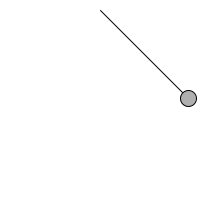
Frame 1 (no input)
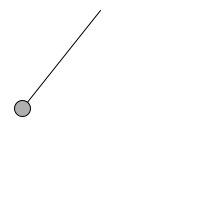
Frame 60 (the mouse pressed at the canvas centre just before this capture)
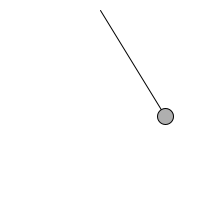
Frame 120 (the mouse held since frame 60 and released just before this capture)

The Processing sketch that drew these frames (run headless with seeded random() and noise(); from frame 60 on, the mouse is pressed at the canvas centre):

// Processing sketch: simple_spring
// ── simple_spring.pde
class Pendulum {
  float length_of_arm;
  float angle; // angle of arm
  float aVelocity; // angle velocity
  float aAcceleration; // angle acceleration
  float damping;
  PVector location;
  PVector origin;
  
  void update() {
    float gravity = 0.4;
    aAcceleration = (-1 * gravity / length_of_arm) * sin(angle);
    aVelocity += aAcceleration;
    angle += aVelocity;
    aVelocity *= damping;
  }
  
  Pendulum(PVector origin_, float length_of_arm_) {
    origin = origin_.get();
    location = new PVector();
    length_of_arm = length_of_arm_;
    angle = PI/4;
    aVelocity = 0.0;
    aAcceleration = 0.0;
    damping = .995; // arbitrary damping that ensures the Pendulum slows over time
  }
  
  void go() {
    update();
    display();
  }
  
  void display() {
    location.set(length_of_arm * sin(angle), length_of_arm * cos(angle), 0); // converting from polar coordinates (i have radius and the theta/angle) and i want to get cartesian coordinates
    location.add(origin);
    stroke(0);
    line(origin.x, origin.y, location.x, location.y);
    fill(175);
    ellipse(location.x, location.y, 16, 16);
  }
}

Pendulum p;

void setup() {
  size(200, 200); 
  p = new Pendulum(new PVector(width/2, 10), 125);
}

void draw() {
  background(255);
  p.go();
}
